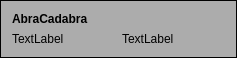
<?xml version="1.0" encoding="UTF-8"?>
<ui version="4.0">
 <class>listElem</class>
 <widget class="QFrame" name="listElem">
  <property name="geometry">
   <rect>
    <x>0</x>
    <y>0</y>
    <width>237</width>
    <height>52</height>
   </rect>
  </property>
  <property name="windowTitle">
   <string>Frame</string>
  </property>
  <property name="styleSheet">
   <string notr="true">border: 1px solid black;
background-color: rgb(172, 172, 172);</string>
  </property>
  <layout class="QVBoxLayout" name="verticalLayout">
   <item>
    <widget class="QLabel" name="CmdName">
     <property name="font">
      <font>
       <weight>75</weight>
       <bold>true</bold>
      </font>
     </property>
     <property name="autoFillBackground">
      <bool>false</bool>
     </property>
     <property name="styleSheet">
      <string notr="true">border: 0px solid black</string>
     </property>
     <property name="text">
      <string>AbraCadabra</string>
     </property>
    </widget>
   </item>
   <item>
    <layout class="QHBoxLayout" name="horizontalLayout">
     <item>
      <widget class="QLabel" name="Country">
       <property name="autoFillBackground">
        <bool>false</bool>
       </property>
       <property name="styleSheet">
        <string notr="true">border: 0px solid black;
background: rgb(172, 172, 172);</string>
       </property>
       <property name="text">
        <string>TextLabel</string>
       </property>
      </widget>
     </item>
     <item>
      <widget class="QLabel" name="Liga">
       <property name="autoFillBackground">
        <bool>false</bool>
       </property>
       <property name="styleSheet">
        <string notr="true">border: 0px solid black;
background: rgb(172, 172, 172);</string>
       </property>
       <property name="text">
        <string>TextLabel</string>
       </property>
      </widget>
     </item>
    </layout>
   </item>
  </layout>
 </widget>
 <resources/>
 <connections/>
</ui>
